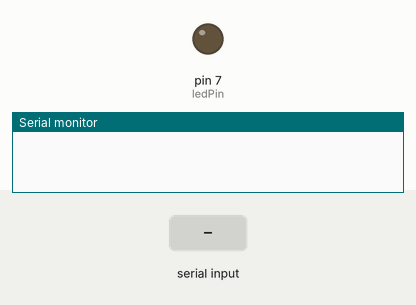
The sketch below on a simulated Arduino Uno, built with avr-gcc and run on an emulated ATmega328P. Parts: output pins drawn as LEDs (lit = HIGH), the last lines printed to the serial monitor. The inputs (shaded band) are chosen by the test bench.

Above: at 1.2 s.
1.3 s: "1" received over Serial
At 2.5 s:
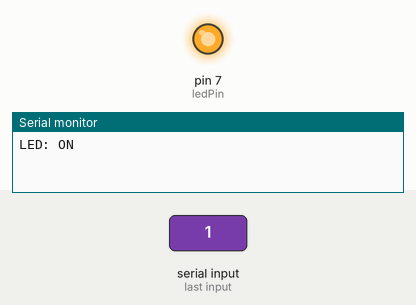
2.8 s: "0" received over Serial
At 3.7 s:
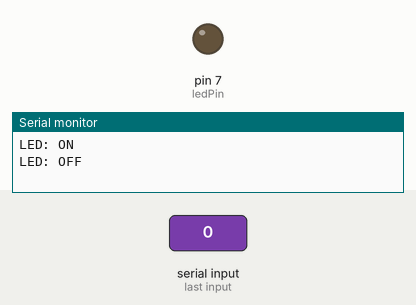
Timing chart, 0 to 5.8 s (numbered marks = the images above; inputs shaded):
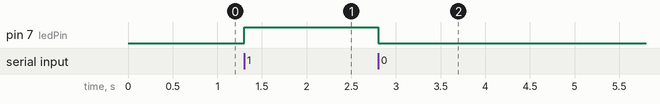

Measured:
- after the input at 1.3 s, pin 7 (ledPin): LOW → HIGH at once
- after the input at 2.8 s, pin 7 (ledPin): HIGH → LOW at once

The sketch:

Bluetooth_and_Android.ino
```cpp
#include <SoftwareSerial.h>

#define ledPin 7
int state = 0;

void setup() {
  pinMode(ledPin, OUTPUT);
  digitalWrite(ledPin, LOW);
  Serial.begin(38400); //Default communication rate
}

void loop() {
  if(Serial.available() > 0) { //Checks whether data is
    state = Serial.read(); //Reads data from serial
  }
  if (state == '0') {
    digitalWrite(ledPin, LOW); //Turn LED OFF
    Serial.println("LED: OFF"); //Send back, to the phone
    state = 0;
  }
  else if (state == '1') {
    digitalWrite(ledPin, HIGH);
    Serial.println("LED: ON");;
    state = 0;
  }
}
```
